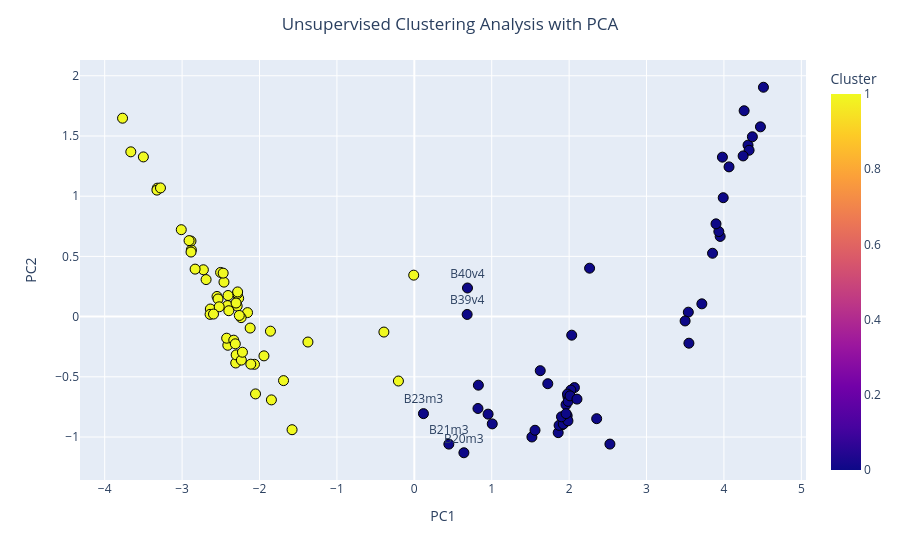

Write notebook code for a chart like this one.
### Code cell
# A list will be constructed to only label some elements.
indices_a_etiquetar = [19, 20, 22, 38, 39]

# Visualization with Plotly incorporating facies names.
fig = px.scatter(df_2k, x='PC1', y='PC2', color='Cluster', text='Sample')

# Labels are assigned only to specific points, leaving the rest unlabeled.
fig.update_traces(textposition='top center', marker=dict(line=dict(color='black', width=1), size=10))
fig.data[0].text = [facies if i in indices_a_etiquetar else None for i, facies in enumerate(df_2k['Sample'])]

fig.update_layout(title={'text': 'Unsupervised Clustering Analysis with PCA', 'x': 0.5}) 
fig.show()

### Figure 1 — Plotly figure (JSON) as saved in the notebook; plotly's stock layout.template omitted (floating-point values rounded to 4 significant figures)
{"data": [{"hovertemplate": "PC1=%{x}<br>PC2=%{y}<br>Sample=%{text}<br>Cluster=%{marker.color}<extra></extra>", "legendgroup": "", "marker": {"color": [1, 1, 1, 1, 1, 1, 1, 1, 1, 1, 1, 1, 1, 1, 1, 1, 1, 1, 1, 0, 0, 0, 0, 0, 1, 1, 1, 0, 1, 1, 1, 1, 1, 1, 1, 1, 1, 1, 0, 0, 1, 0, 0, 0, 0, 0, 0, 0, 0, 0, 0, 0, 0, 0, 0, 0, 0, 0, 0, 0, 0, 0, 0, 0, 0, 0, 0, 0, 0, 0, 0, 0, 0, 0, 0, 0, 0, 0, 0, 0, 0, 0, 0, 0, 0, 0, 1, 1, 1, 1, 1, 1, 1, 1, 1, 1, 1, 1, 1, 1, 1, 1, 1, 1, 1, 1, 1, 1], "coloraxis": "coloraxis", "line": {"color": "black", "width": 1}, "size": 10, "symbol": "circle"}, "mode": "markers+text", "name": "", "orientation": "v", "showlegend": false, "text": [null, null, null, null, null, null, null, null, null, null, null, null, null, null, null, null, null, null, null, "B20m3", "B21m3", null, "B23m3", null, null, null, null, null, null, null, null, null, null, null, null, null, null, null, "B39v4", "B40v4", null, null, null, null, null, null, null, null, null, null, null, null, null, null, null, null, null, null, null, null, null, null, null, null, null, null, null, null, null, null, null, null, null, null, null, null, null, null, null, null, null, null, null, null, null, null, null, null, null, null, null, null, null, null, null, null, null, null, null, null, null, null, null, null, null, null, null, null], "textposition": "top center", "type": "scatter", "x": [-2.459, -1.859, -1.374, -2.503, -2.289, -2.155, -2.269, -2.121, -2.238, -2.285, -2.88, -2.469, -2.885, -2.283, -2.885, -2.549, -2.725, -2.91, -3.011, 0.6405, 0.4461, 1.519, 0.1181, 2.356, -0.2051, -0.3929, -2.413, 2.527, -2.406, -1.943, -2.261, -2.303, -3.32, -3.663, -3.325, -3.769, -3.5, -3.279, 0.6827, 0.6869, -0.007706, 1.724, 1.007, 1.559, 0.9531, 0.8223, 1.627, 0.8277, 2.034, 2.264, 4.311, 3.952, 4.066, 4.325, 3.548, 3.934, 4.261, 3.898, 3.54, 3.853, 4.248, 4.472, 3.981, 4.368, 4.511, 3.991, 3.499, 3.715, 1.859, 1.94, 1.984, 2.068, 1.96, 1.911, 1.87, 2.023, 1.979, 1.925, 1.988, 2.012, 2.101, 1.975, 1.957, 1.985, 1.901, 1.961, -1.846, -2.41, -1.579, -2.065, -2.635, -2.639, -2.307, -2.301, -2.424, -2.333, -1.69, -2.112, -2.397, -2.832, -2.69, -2.536, -2.051, -2.521, -2.594, -2.312, -2.234, -2.22], "xaxis": "x", "y": [0.2864, -0.121, -0.211, 0.3669, 0.08758, 0.03326, 0.152, -0.095, -0.008477, 0.1912, 0.5542, 0.361, 0.6274, 0.2049, 0.5362, 0.1675, 0.3891, 0.6311, 0.7219, -1.131, -1.059, -0.9996, -0.8056, -0.8476, -0.5348, -0.1282, 0.09132, -1.059, 0.1754, -0.3259, 0.009565, 0.1128, 1.067, 1.368, 1.051, 1.648, 1.326, 1.069, 0.01794, 0.2377, 0.3444, -0.5572, -0.8907, -0.9438, -0.8099, -0.7629, -0.449, -0.5693, -0.1541, 0.4021, 1.424, 0.6658, 1.243, 1.381, -0.2208, 0.7065, 1.71, 0.7702, 0.0369, 0.5262, 1.334, 1.576, 1.324, 1.493, 1.905, 0.9874, -0.03598, 0.106, -0.9636, -0.8788, -0.6648, -0.5893, -0.7318, -0.8975, -0.9032, -0.6101, -0.6431, -0.8924, -0.7043, -0.6581, -0.685, -0.8228, -0.8411, -0.8656, -0.832, -0.8056, -0.6915, -0.2378, -0.9391, -0.396, 0.06308, 0.01875, -0.385, -0.3178, -0.1792, -0.1956, -0.5314, -0.395, 0.04883, 0.3944, 0.3076, 0.1466, -0.6419, 0.08151, 0.02125, -0.226, -0.3613, -0.2958], "yaxis": "y"}], "layout": {"autosize": true, "coloraxis": {"colorbar": {"title": {"text": "Cluster"}}, "colorscale": [[0, "#0d0887"], [0.1111, "#46039f"], [0.2222, "#7201a8"], [0.3333, "#9c179e"], [0.4444, "#bd3786"], [0.5556, "#d8576b"], [0.6667, "#ed7953"], [0.7778, "#fb9f3a"], [0.8889, "#fdca26"], [1, "#f0f921"]]}, "legend": {"tracegroupgap": 0}, "margin": {"t": 60}, "title": {"text": "Unsupervised Clustering Analysis with PCA", "x": 0.5}, "xaxis": {"anchor": "y", "autorange": true, "domain": [0, 1], "range": [-4.3, 5.041], "title": {"text": "PC1"}, "type": "linear"}, "yaxis": {"anchor": "x", "autorange": true, "domain": [0, 1], "range": [-1.413, 2.187], "title": {"text": "PC2"}, "type": "linear"}}}
